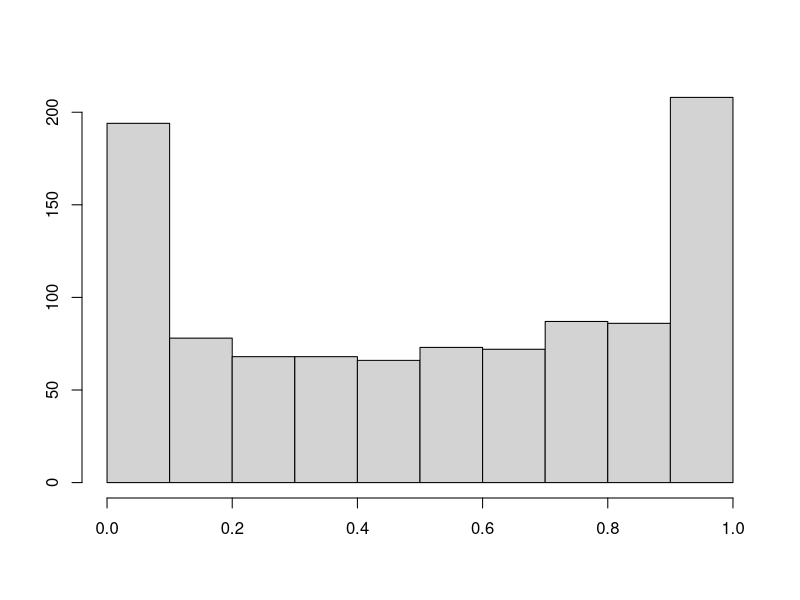

Generate this figure with R:
## ---- chunk 1
alturas = c(149, 163, 168, 169, 172, 173, 175, 180, 181)
print(alturas)
## ---- chunk 2
hist(rbeta(1000, 0.5, 0.5), main = "", xlab = "", ylab = "")
